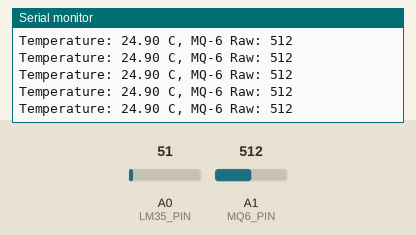
Simulated run of this sketch. Board: Arduino Uno, built with avr-gcc and run on an emulated ATmega328P. Parts: the last lines printed to the serial monitor. The inputs (shaded band) are chosen by the test bench; at power-on: A1 (MQ6_PIN) = 512, A0 (LM35_PIN) = 51.

Above: at 4.2 s.
4.3 s: A1 (MQ6_PIN) set to 107
At 4.8 s:
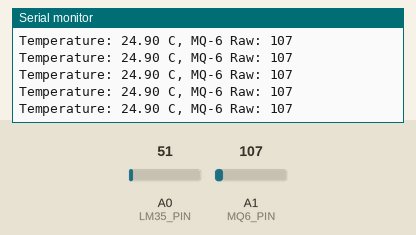
7.3 s: A1 (MQ6_PIN) set to 92
At 7.9 s:
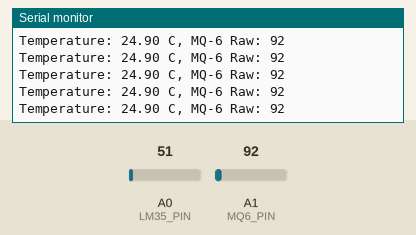
Timing chart, 0 to 10.3 s (numbered marks = the images above; inputs shaded):
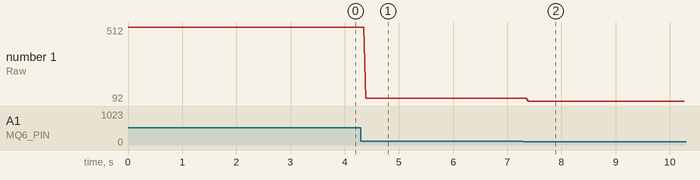

Measured:
- after the input at 4.3 s, the serial monitor: prints a new line after 0.09 s (image 1)
- after the input at 7.3 s, the serial monitor: prints a new line after 0.09 s (image 2)
- plotted number 1: 512 → 107 after the input at 4.3 s, 107 → 92 after the input at 7.3 s

The sketch:

Arduino_Esca_Senales.ino
```cpp
// Código de escalización de señales para Arduino (Archivo: codigos/Arduino_Esca_Senales)
#define LM35_PIN A0  // Pin de conexión para el sensor LM35
#define MQ6_PIN A1   // Pin de conexión para el sensor MQ-6
#define VREF 5.0     // Referencia de voltaje para la conversión analógica a digital

void setup() {
    Serial.begin(9600);  // Inicia la comunicación serial a 9600 baudios
}

void loop() {
    int lm35_raw = analogRead(LM35_PIN);  // Lectura analógica del sensor LM35
    int mq6_raw = analogRead(MQ6_PIN);    // Lectura analógica del sensor MQ-6

    float temperature = (lm35_raw / 1024.0) * VREF * 100;  // Escalización de la señal del LM35

    // Filtro de paso bajo para suavizar las lecturas de temperatura
    static float filtered_temperature = temperature;
    filtered_temperature = filtered_temperature * 0.9 + temperature * 0.1;

    // Envío de datos procesados a la consola serial
    Serial.print("Temperature: ");
    Serial.print(filtered_temperature);
    Serial.print(" C, MQ-6 Raw: ");
    Serial.println(mq6_raw);

    // Transmisión de datos al ESP32 Maestro
    // ... (Código para transmisión de datos)
}
```
